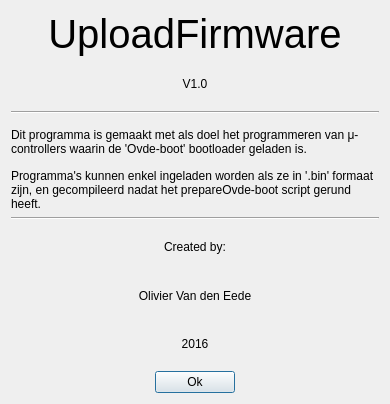
<?xml version="1.0" encoding="UTF-8"?>
<ui version="4.0">
 <class>About</class>
 <widget class="QDialog" name="About">
  <property name="geometry">
   <rect>
    <x>0</x>
    <y>0</y>
    <width>390</width>
    <height>404</height>
   </rect>
  </property>
  <property name="windowTitle">
   <string>About uploadFirmware</string>
  </property>
  <layout class="QVBoxLayout" name="verticalLayout">
   <item>
    <widget class="QLabel" name="label">
     <property name="font">
      <font>
       <pointsize>30</pointsize>
      </font>
     </property>
     <property name="text">
      <string>UploadFirmware</string>
     </property>
     <property name="alignment">
      <set>Qt::AlignCenter</set>
     </property>
    </widget>
   </item>
   <item>
    <widget class="QLabel" name="label_2">
     <property name="text">
      <string>V1.0</string>
     </property>
     <property name="alignment">
      <set>Qt::AlignCenter</set>
     </property>
    </widget>
   </item>
   <item>
    <widget class="Line" name="line">
     <property name="orientation">
      <enum>Qt::Horizontal</enum>
     </property>
    </widget>
   </item>
   <item>
    <widget class="QLabel" name="label_3">
     <property name="text">
      <string>Dit programma is gemaakt met als doel het programmeren van μ-controllers waarin de 'Ovde-boot' bootloader geladen is.</string>
     </property>
     <property name="wordWrap">
      <bool>true</bool>
     </property>
    </widget>
   </item>
   <item>
    <widget class="QLabel" name="label_4">
     <property name="sizePolicy">
      <sizepolicy hsizetype="Preferred" vsizetype="Preferred">
       <horstretch>0</horstretch>
       <verstretch>0</verstretch>
      </sizepolicy>
     </property>
     <property name="text">
      <string>Programma's kunnen enkel ingeladen worden als ze in '.bin' formaat zijn, en gecompileerd nadat het prepareOvde-boot script gerund heeft.</string>
     </property>
     <property name="wordWrap">
      <bool>true</bool>
     </property>
    </widget>
   </item>
   <item>
    <widget class="Line" name="line_2">
     <property name="orientation">
      <enum>Qt::Horizontal</enum>
     </property>
    </widget>
   </item>
   <item>
    <widget class="QLabel" name="label_5">
     <property name="sizePolicy">
      <sizepolicy hsizetype="Preferred" vsizetype="Preferred">
       <horstretch>0</horstretch>
       <verstretch>0</verstretch>
      </sizepolicy>
     </property>
     <property name="text">
      <string>Created by:</string>
     </property>
     <property name="alignment">
      <set>Qt::AlignCenter</set>
     </property>
    </widget>
   </item>
   <item>
    <widget class="QLabel" name="label_6">
     <property name="sizePolicy">
      <sizepolicy hsizetype="Preferred" vsizetype="Preferred">
       <horstretch>0</horstretch>
       <verstretch>0</verstretch>
      </sizepolicy>
     </property>
     <property name="text">
      <string>Olivier Van den Eede</string>
     </property>
     <property name="alignment">
      <set>Qt::AlignCenter</set>
     </property>
    </widget>
   </item>
   <item>
    <widget class="QLabel" name="label_7">
     <property name="sizePolicy">
      <sizepolicy hsizetype="Preferred" vsizetype="Preferred">
       <horstretch>0</horstretch>
       <verstretch>0</verstretch>
      </sizepolicy>
     </property>
     <property name="text">
      <string>2016</string>
     </property>
     <property name="alignment">
      <set>Qt::AlignCenter</set>
     </property>
    </widget>
   </item>
   <item>
    <layout class="QHBoxLayout" name="horizontalLayout">
     <item>
      <spacer name="horizontalSpacer">
       <property name="orientation">
        <enum>Qt::Horizontal</enum>
       </property>
       <property name="sizeHint" stdset="0">
        <size>
         <width>40</width>
         <height>20</height>
        </size>
       </property>
      </spacer>
     </item>
     <item>
      <widget class="QPushButton" name="btn_ok">
       <property name="text">
        <string>Ok</string>
       </property>
      </widget>
     </item>
     <item>
      <spacer name="horizontalSpacer_2">
       <property name="orientation">
        <enum>Qt::Horizontal</enum>
       </property>
       <property name="sizeHint" stdset="0">
        <size>
         <width>40</width>
         <height>20</height>
        </size>
       </property>
      </spacer>
     </item>
    </layout>
   </item>
  </layout>
 </widget>
 <resources/>
 <connections>
  <connection>
   <sender>btn_ok</sender>
   <signal>clicked()</signal>
   <receiver>About</receiver>
   <slot>hide()</slot>
   <hints>
    <hint type="sourcelabel">
     <x>194</x>
     <y>282</y>
    </hint>
    <hint type="destinationlabel">
     <x>194</x>
     <y>151</y>
    </hint>
   </hints>
  </connection>
 </connections>
</ui>
